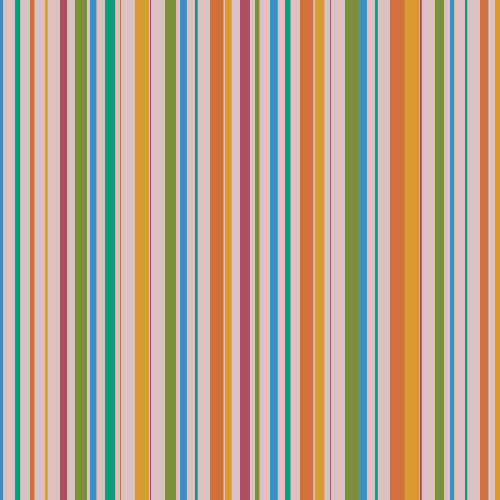
Frame 1 (no input)
Frame 60 (no input): identical to frame 1, image omitted
Frame 120 (the mouse pressed at the canvas centre since frame 60): identical to frame 1, image omitted

The p5.js sketch that drew this single still picture (run headless with seeded random() and noise() and a simulated clock; from frame 60 on, the mouse is pressed at the canvas centre):

// p5.js sketch
// ── sketch.js
var colorList = ['#3792c4',
'#0f9a7b',
'#ce713c',
'#d99a2f',
'#aa5063',
'#7a903a',
'#3792c4',
'#0f9a7b',
'#ce713c',
'#d99a2f',
'#aa5063',
'#7a903a',
'#3792c4',
'#0f9a7b',
'#ce713c',
'#d99a2f',
'#aa5063',
'#7a903a',
'#3792c4',
'#0f9a7b',
'#ce713c',
'#d99a2f',
'#aa5063',
'#7a903a',
'#3792c4',
'#0f9a7b',
'#ce713c',
'#d99a2f',
'#aa5063',
'#7a903a',
'#3792c4',
'#0f9a7b',
'#ce713c',
'#d99a2f',
'#aa5063',
'#7a903a',
'#0f9a7b',
'#ce713c',
'#d99a2f',
'#aa5063',
'#7a903a',
'#3792c4',
'#0f9a7b',
'#ce713c',
'#d99a2f',
'#aa5063',
'#7a903a',
'#3792c4',
'#0f9a7b',
'#ce713c',
'#d99a2f',
'#aa5063',
'#7a903a',
'#3792c4',
'#0f9a7b',
'#ce713c',
'#d99a2f',
'#aa5063',
'#7a903a',
]

function setup() {
  createCanvas(500,500);
  background(219,193,193);
  
  function draw() {
  var x = random() * width;
  var y = random() * width;
  var r = random() * 200;
}
  
  console.log(colorList.length)
  
  for(var index = 0; index < colorList.length; index++){
  var colorHex = colorList[index];
  	
  console.log(index+":"+colorHex);
  
  noStroke()
  fill(color(colorHex));
  rect(index*15,random()*0,random()*15,500)
  
  }
}

function draw() {
  
}
